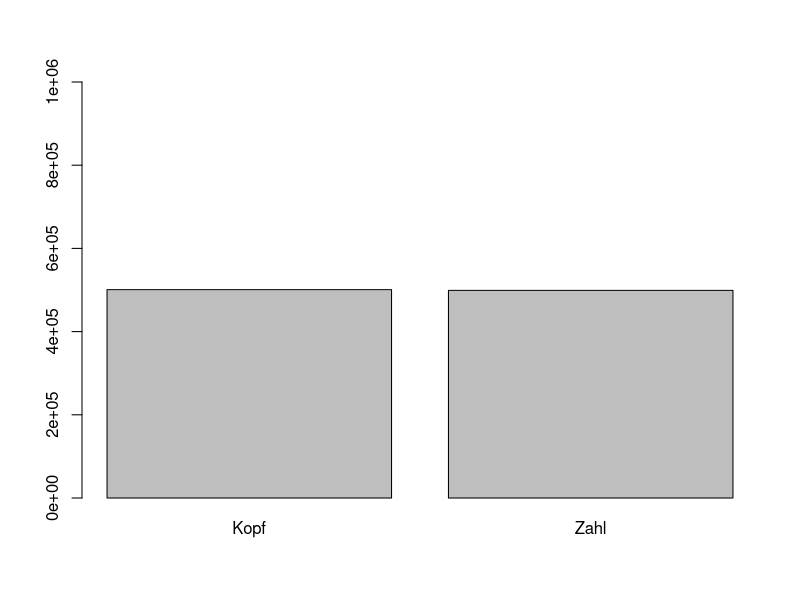
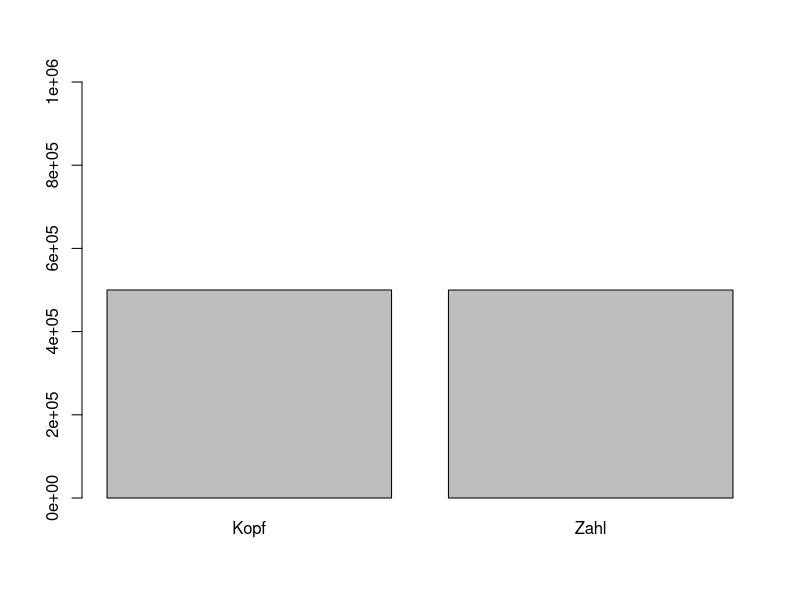
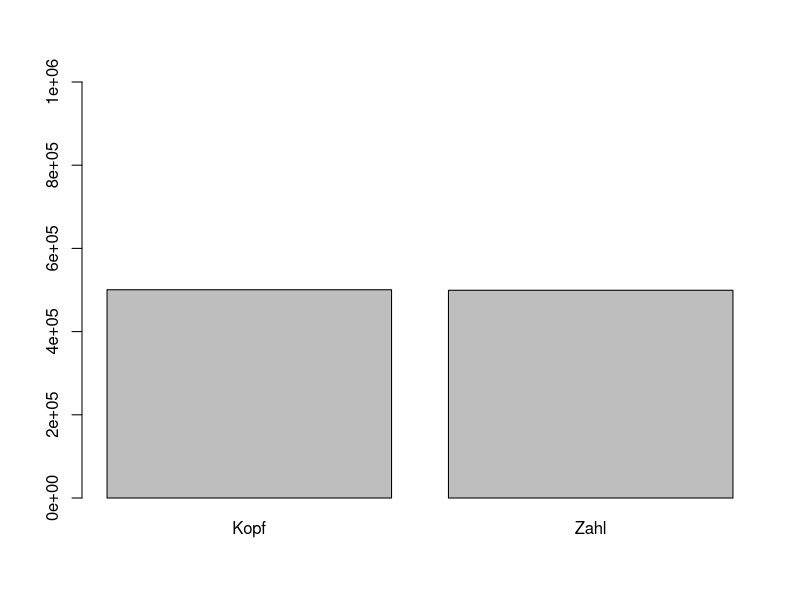
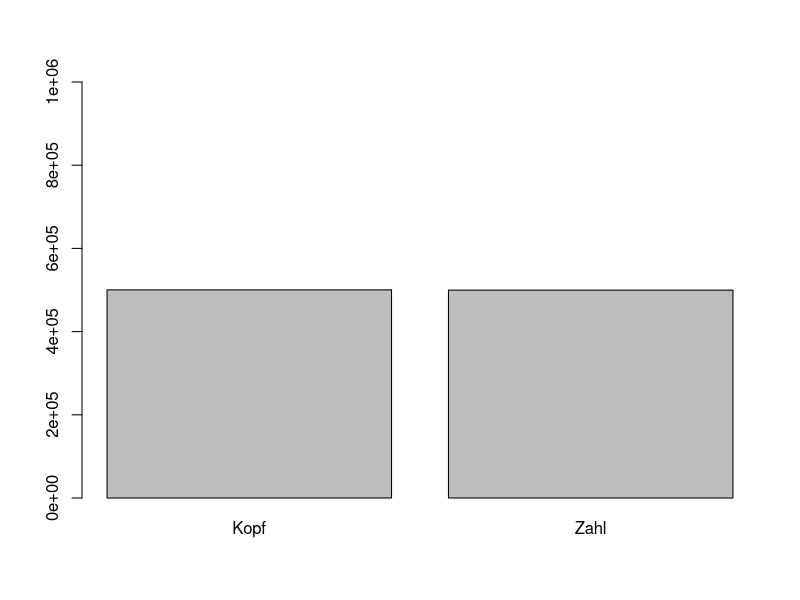
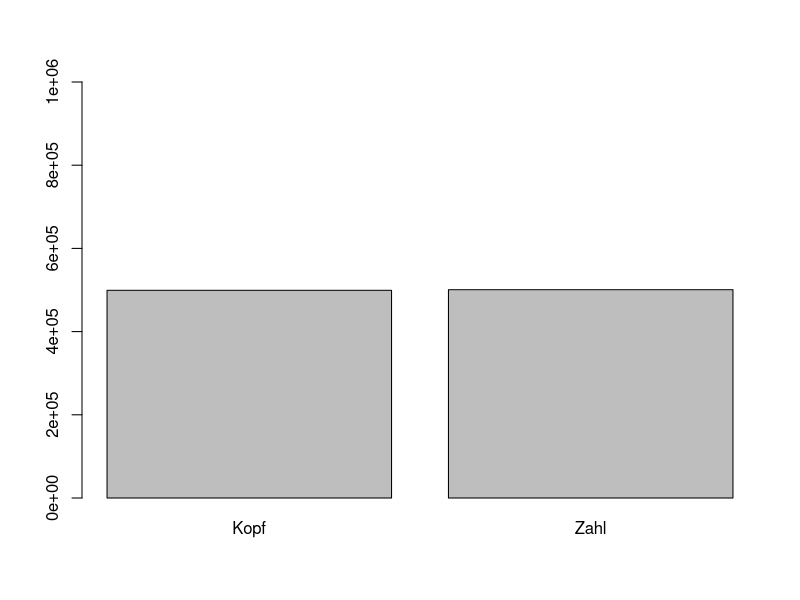
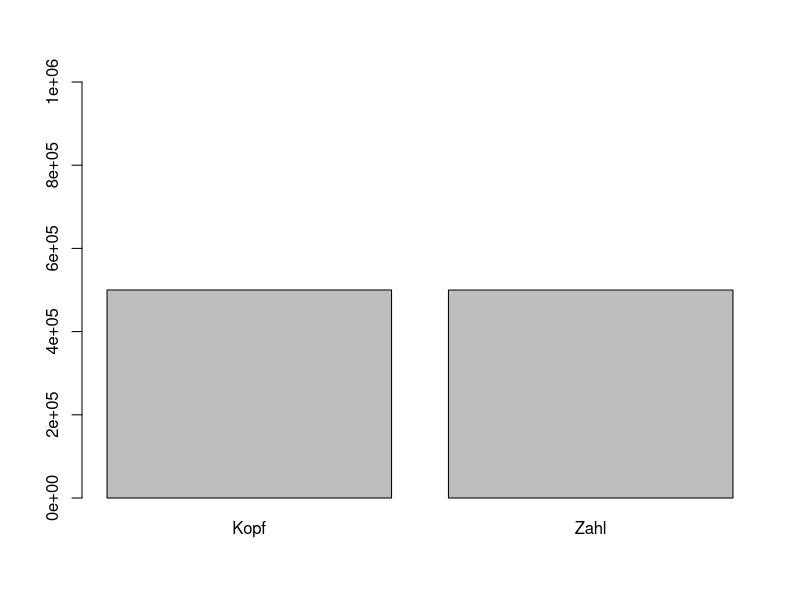
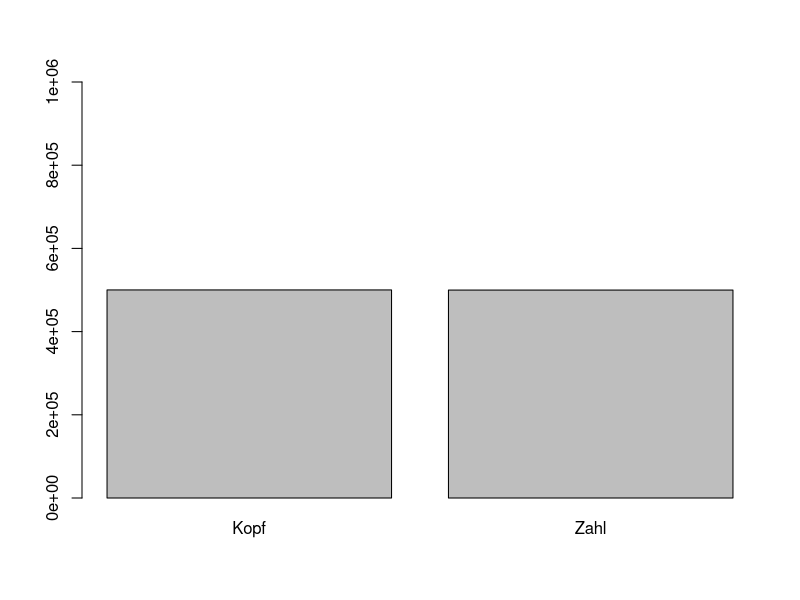
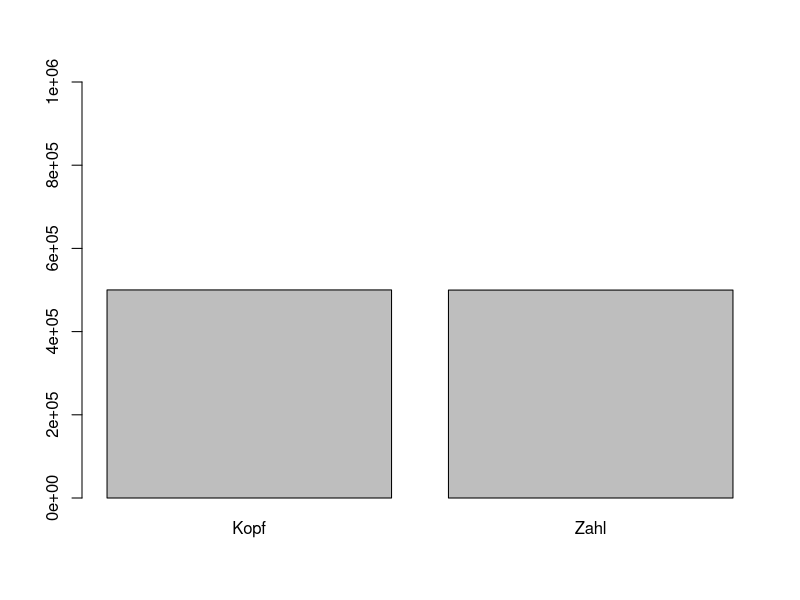

Source code (R) for these figures, in order:

set.seed(2011)
muenzwuerfe <- sample(c("Kopf", "Zahl"), 10000, replace = TRUE)
table(muenzwuerfe)

wirf_muenze <- function(n) {
  x <- sample(c("Kopf", "Zahl"), n, replace = TRUE)
  barplot(table(x), ylim = c(0, n))
}


for(i in 1:10) {
  wirf_muenze(1e6)
  Sys.sleep(1)
}
  